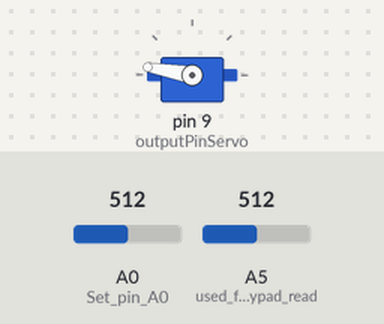
A sketch run on a simulated Arduino Uno, built with avr-gcc and run on an emulated ATmega328P. Shown: servo. Wiring (inferred from the names in the program): servo: signal pin 9. Inputs (shaded band) come from the test bench; at power-on: A0 (Set_pin_A0) = 512, A5 (used_for_keypad_read) = 512. EEPROM starts erased; servo pulses on a pin are drawn as a servo (544–2400 µs = 0–180°); what the sketch prints to the serial monitor is not drawn.

Above: at 1.2 s.
1.3 s: A0 (Set_pin_A0) set to 74
2.8 s: A0 (Set_pin_A0) set to 63
At 5.0 s:
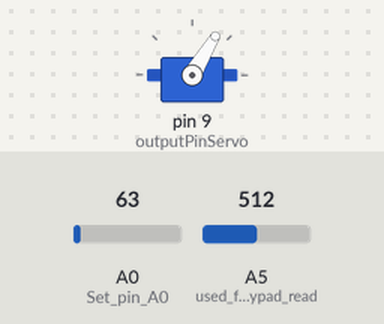
5.3 s: A5 (used_for_keypad_read) set to 860
8.3 s: A5 (used_for_keypad_read) set to 874
At 11.1 s:
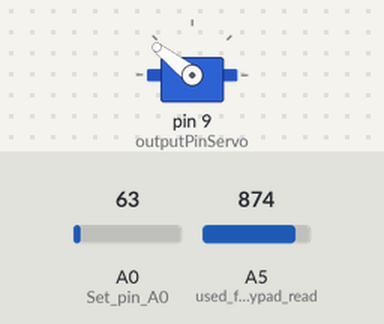
11.3 s: A5 (used_for_keypad_read) set to 1023
At 11.8 s:
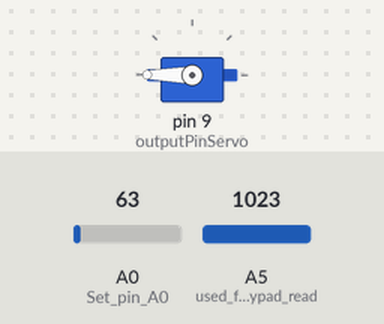
Timing chart, 0 to 13.8 s (numbered marks = the images above; inputs shaded):
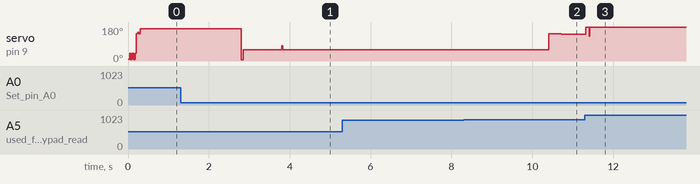

The sketch:

PersonalSmartLocker1_sleep.ino
```cpp
//Servo Set-up___________________________________________
unsigned long previousSerialMillis = 0;
const long serialInterval = 200; // Print every 1000 ms, and check if it's obstructed that often too
int obstructionThreshold = 70;
// SERVO: 0 means we want to be locked, 1 means we want to be open.
int servoIntendedState = 0;
bool isObstructed = false;
int anval;

const int maxPulseNum = 50;
int curPulseNum = 0;

//SLEEP VARIABLES
const unsigned long SLEEP_TIMEOUT = 30000; // 30 seconds of no keypress
const int wakeUpPin = 2; // This is INT0 (Digital Pin 2)
volatile bool justWoke = false; // Flag to run code once on wake-up


// SERVO: Define the pin for where the servo plugs in
const int outputPinServo = 9;

// SERVO: Define the time intervals in microseconds for the pulses for servo control
const unsigned long pulseOpenHighTime = 2000;
const unsigned long pulseOpenLowTime = 18000;
const unsigned long pulseLockHighTime = 600;
const unsigned long pulseLockLowTime = 19400;

// SERVO: Define the delay interval in milliseconds between pulse sequences for servo control
const unsigned long delayTime = 500;

// SERVOstate machine FOR PWM, using enums for that.
enum ServoState {
  PULSE_OPEN_HIGH,
  PULSE_OPEN_LOW,
  HOLDING_OPEN,
  PULSE_LOCK_HIGH,
  PULSE_LOCK_LOW,
  HOLDING_LOCKED
};

// SERVO: 0 means we want to be locked, 1 means we want to be open.
int servoTargetState = 0;

// SERVO: Variable to hold the current SERVOstate
// Let's start in the locked position.
ServoState currentServoState = HOLDING_LOCKED;

// SERVO: store the last time an event happened
unsigned long previousMicros = 0;
unsigned long previousMillis = 0;

// for DEMONSTRATION: timer to toggle the servo in demonstration
unsigned long previousToggleMillis = 0;

//KeyPad Setup_____________________________________
  // Store each number pressed
char passInput[5];
int input = 0;
char approvedPass[5];
bool passwordSet = false;

// Key mapping for the 4x3 keypad
char KEYS[] = { '1','2','3','4','5','6','7','8','9','*','0','#' };

// Voltage ranges
const double voltages[][2] = {
  {4.900, 4.910},   // '1'
  {4.840, 4.850},   // '2'
  {4.730, 4.736},   // '3'
  {4.795, 4.800},   // '4'
  {4.741, 4.746},   // '5'
  {4.620, 4.638},   // '6'
  {4.638, 4.655},   // '7'
  {4.584, 4.600},   // '8'
  {4.480, 4.492},   // '9'
  {4.420, 4.440},   // '*'
  {4.365, 4.400},   // '0'
  {4.270, 4.300}    // '#'
};

// These variables are added to replace delay() with a non-blocking timer.
unsigned long lastKeypressMillis = 0;
const unsigned long KEYPAD_DEBOUNCE_DELAY = 300;

void setup() {
  Serial.begin(115200);
  //Keypad input_________________________________
  //Prompts the user to input password
  Serial.println("Set passcode: ");

  //Servo Motor__________________________________
  // Set the Servo output pin as an output
  pinMode(outputPinServo, OUTPUT);
  pinMode(A5, INPUT); //used for keypad read

  pinMode(A0, INPUT); //Set pin A0, as arduino side of stunt resistor
  // pinMode(A1, INPUT); //Set pin A1, as ground side of stunt resistor

  // Initialize timers
  previousMicros = micros();
  previousMillis = millis();

  //SLEEP mode pin. Digital Pin 2
  pinMode(wakeUpPin, INPUT); // Set D2 as an input
  //SLEEP mode mask creating
  //EICRA |= (1<<ISC01)|(1<<ISC00); // interrupt on rising edge of INT0

  //PCICR |= (1 << PCIE1);    // Enable Pin Change Interrupt group 1 (Port C, PCINT8-14)
  PCMSK1 |= (1 << PCINT13); // Enable the specific interrupt for PCINT13 (A5)


  lockServo();
}

//SLEEP functions
ISR(PCINT1_vect){
  //EIMSK &= ~(1<<INT0); // external interrupt disable (INT0)
  PCICR &= ~(1 << PCIE1); // Disable Pin Change Interrupt group 1 (Port C)
  justWoke = true;
}

void goToSleep(){
  //EIMSK |= (1<<INT0); // external interrupt enable on INT0
  PCICR |= (1 << PCIE1); // Enable Pin Change Interrupt group 1 (Port C)
  //set_sleep_mode(SLEEP_MODE_PWR_DOWN); // choose power down mode
  SMCR = (SMCR & ~(1<<SM0) | (1<<SM2) | (1<<SM1));

  //set SM2 to 1
  //set SM1 to 1
  //set SM0 to 0
  cli(); //__asm__ __volatile__("cli")

//sleep now
do{
//sleep_enable();
	SMCR |= (1<<SE);
//_SLEEP_CONTROL_REG |= (uint8_t)_SLEEP_ENABLE_MASK;   \
	sei(); //__asm__ __volatile__("sei")

//    sleep_cpu();
    __asm__ __volatile__ ( "sleep" "\n\t" :: );
  //asm("SLEEP"); //this may have worked too but not used

 //   sleep_disable();
	SMCR &= ~(1<<SE);
// _SLEEP_CONTROL_REG &= (uint8_t)(~_SLEEP_ENABLE_MASK);  \

}while(0);

sei(); //reenable interrupts
}


//Servo Functions_____________________________________________________
  // This function sets the TARGET for the state machine.
  void lockServo() {
    servoTargetState = 0;
    servoIntendedState = 0;
    Serial.println("lock servo");
 //   if (currentServoState == HOLDING_LOCKED)
   // {
//      currentServoState = PULSE_LOCK_HIGH;
//      previousMicros = micros();
 //   }
  }

  // This function sets the TARGET for the state machine.
  void openServo() {
    servoTargetState = 1;
    servoIntendedState = 1;
    Serial.println("open servo");

 //   if (currentServoState == HOLDING_LOCKED)
 //   {
 //     currentServoState = PULSE_OPEN_HIGH;
 //     previousMicros = micros();
 //   }
  }

void obstructionReturn() {
  anval = analogRead(A0);
  //Serial.println(anval);

  // Check if an obstruction has just appeared
  if (anval > obstructionThreshold && !isObstructed) {
    isObstructed = true; // Set the flag so this only runs once
    Serial.println("Obstruction Detected! Reversing.");

    // Reverse the current target state
    if (servoTargetState == 1) {
      servoTargetState = 0; // If moving open, now move to lock
    } else {
      servoTargetState = 1; // If moving to lock, now move to open
    }
  }
  // Check if an obstruction has just been removed
  else if (anval <= obstructionThreshold && isObstructed) {
    isObstructed = false; // Clear the flag
    Serial.println("Obstruction Cleared. Returning to original position.");

    // Restore the target state to the original intended state
    servoTargetState = servoIntendedState;
  }
}

//EEPROM Functions_________________________________________________
unsigned char EEPROM_read(unsigned int uiAddress) {
  /* Wait for completion of previous write */
  while(EECR & (1<<EEPE)) ;
  /* Set up address register */
  EEAR = uiAddress;
  /* Start eeprom read by writing EERE */
  EECR |= (1<<EERE);
  /* Return data from Data Register */
  return EEDR;
}

void EEPROM_write(unsigned int uiAddress, unsigned char ucData) {
  /* Wait for completion of previous write */ while(EECR & (1<<EEPE)) ;
  /* Set up address and Data Registers */
  EEAR = uiAddress; EEDR = ucData;

  cli(); //disable interrupts
  /* Write logical one to EEMPE */
  EECR |= (1<<EEMPE);
  /* Start eeprom write by setting EEPE */
  EECR |= (1<<EEPE);
  sei(); //enable interrupts
}

void loop() {
  // This check ensures the keypad is only read if 300ms have passed since the last press.

  if (justWoke) {
    Serial.println("Woke up.");

    // Reset the inactivity timer so we don't
    // immediately go back to sleep.
    lastKeypressMillis = millis();

    // Reset the flag
    justWoke = false;

    // Manually clear the Pin Change Interrupt Flag 1 by writing a 1 to it.
    PCIFR |= (1 << PCIF1);
  }


  if (millis() - lastKeypressMillis > KEYPAD_DEBOUNCE_DELAY) {
    int keyPressed = analogRead(A5);
    double voltage = keyPressed * (5.0 / 1023.0);
    Serial.println(voltage);

    // Find which key matches the measured voltage
    for (int j = 0; j < 12; j++) {
      if (voltage >= voltages[j][0] && voltage <= voltages[j][1]) {
        passInput[input] = KEYS[j];
        input++;
        Serial.print("Key pressed: ");
        Serial.println(KEYS[j]);
        // The delay(300) is replaced by resetting the timer.
        lastKeypressMillis = millis();

        if (input == 4) {
          passInput[4] = '\0';
          Serial.print("Entered passcode: ");
          Serial.println(passInput);

          if (!passwordSet) {
            // Save the password to EEPROM
            for (int i = 0; i < 4; i++) {
              EEPROM_write(i, passInput[i]);
            }
            passwordSet = true;
            Serial.println("Password is saved");
          } else {
            // Check password
            bool correct = true;
            for (int i = 0; i < 4; i++) {
              if (passInput[i] != EEPROM_read(i)) {
                correct = false;
                break;
              }
            }
            if (correct) {
              Serial.println("Correct Password");
              openServo();
            } else {
              Serial.println("Incorrect Password");
              lockServo();
            }
          }

          input = 0;  // reset for next entry
        }
        break; // Exit the for-loop once a key is found
      }
    }
  }
  if (millis() - lastKeypressMillis > SLEEP_TIMEOUT) { //if it's been idle for more than the SLEEP_TIMEOUT
    Serial.println("sleep");
    Serial.flush(); //wait for printing to finish, so I know it has gone to sleep
    goToSleep();
  }

  // The servo state machine has to be part of this loop here.
  unsigned long currentMicros = micros();
  unsigned long currentMillis = millis();
    switch (currentServoState) {
     // Serial.println(curPulseNum);
    case PULSE_OPEN_HIGH:
      digitalWrite(outputPinServo, HIGH);
      if (currentMicros - previousMicros >= pulseOpenHighTime) {
        currentServoState = PULSE_OPEN_LOW;
        previousMicros = currentMicros;
      }
      break;

    case PULSE_OPEN_LOW:
      digitalWrite(outputPinServo, LOW);
      if (currentMicros - previousMicros >= pulseOpenLowTime) {
        currentServoState = HOLDING_OPEN; // Now hold this position
        previousMillis = currentMillis;
      }
      break;

    case HOLDING_OPEN: //delay
      if (servoTargetState == 0) { // check if the command is to lock
        currentServoState = PULSE_LOCK_HIGH; //will go do that ^
        previousMicros = currentMicros;
        curPulseNum = 0;
      }
      else{

        if(curPulseNum < maxPulseNum){
          curPulseNum++;
          currentServoState = PULSE_OPEN_HIGH;
          previousMicros = currentMicros;
        }

      }
      break;

    case PULSE_LOCK_HIGH:
      digitalWrite(outputPinServo, HIGH);
      if (currentMicros - previousMicros >= pulseLockHighTime) {
        currentServoState = PULSE_LOCK_LOW;
        previousMicros = currentMicros;
      }
      break;

    case PULSE_LOCK_LOW:
      digitalWrite(outputPinServo, LOW);
      if (currentMicros - previousMicros >= pulseLockLowTime) {
        currentServoState = HOLDING_LOCKED; // Now hold this position
        previousMillis = currentMillis;
      }
      break;

    case HOLDING_LOCKED: //delay
      if (servoTargetState == 1) { // check if the command is to open.
        currentServoState = PULSE_OPEN_HIGH; // will go do that ^
        previousMicros = currentMicros;
        curPulseNum = 0;
      }
      else{
        if(curPulseNum < maxPulseNum){
         curPulseNum++;
          currentServoState = PULSE_LOCK_HIGH;
          previousMicros = currentMicros;
        }
      }
    break;
  }

  if (millis() - previousSerialMillis >= serialInterval) {
    previousSerialMillis = millis(); // Reset the print timer
     anval = analogRead(A0);
     //Serial.println(anval); //this is the servo shunt resistor reading
    obstructionReturn();
  }
}
```

Measured:
- the behaviour switches between 71 and 70 on A0 (Set_pin_A0) (found by bisection; images 0 and 1)
- the behaviour switches between 873 and 874 on A5 (used_for_keypad_read) (found by bisection; images 1 and 2)
- after the input at 2.8 s, servo on pin 9 (outputPinServo): 170° → 59° at once
- after the input at 8.3 s, servo on pin 9 (outputPinServo): 59° → 144° after 2.1 s, → 142° 0.30 s later
- after the input at 11.3 s, servo on pin 9 (outputPinServo): 142° → 180° at once
